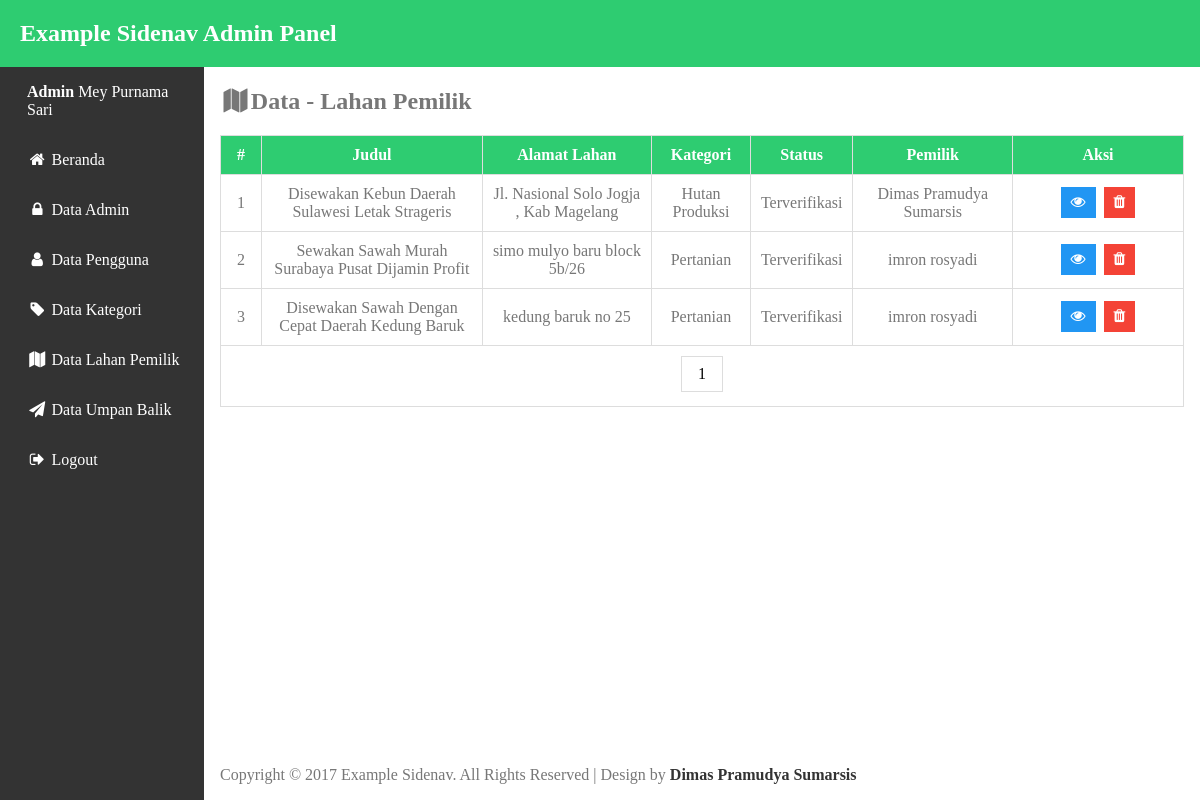
The app's page /adm/fieldData.php (signed in), older data.
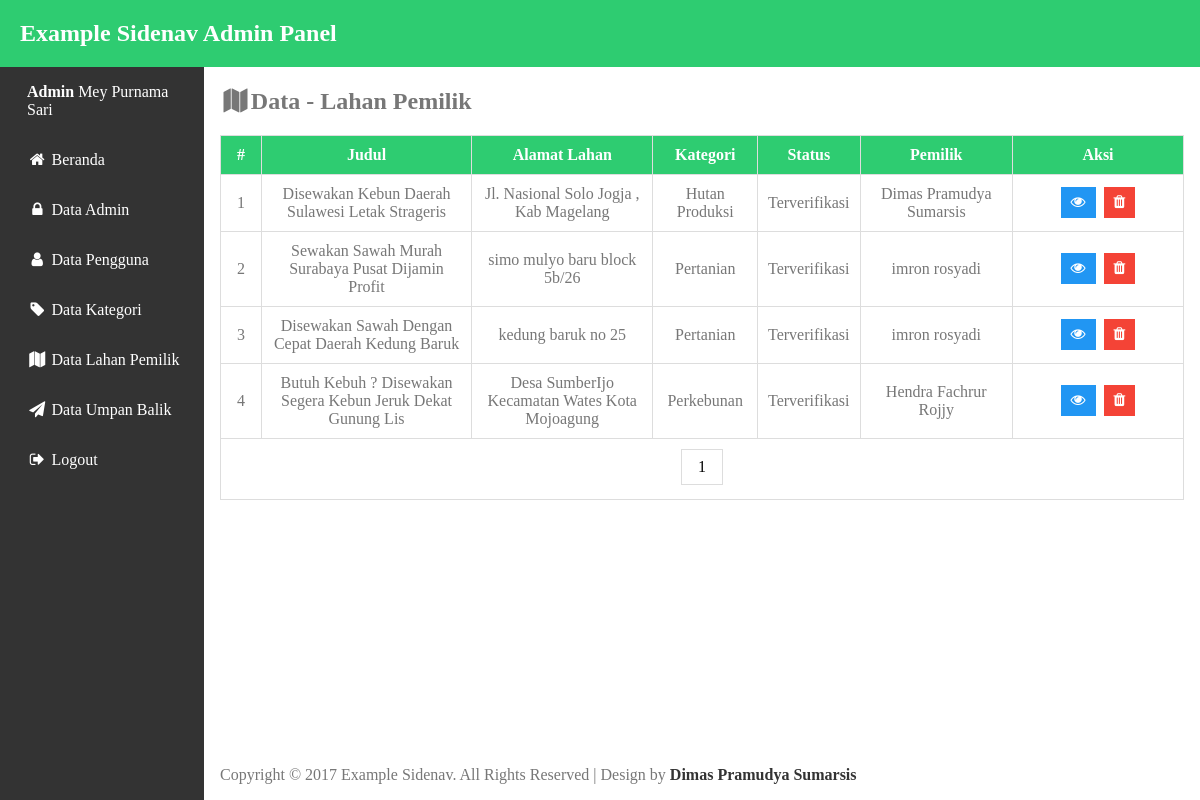
The same page, newer data.
### tables this page shows
CREATE TABLE `tb_lahan` (
  `id_lahan` int(11) NOT NULL,
  `id_user` int(11) NOT NULL,
  `id_kategori` int(11) NOT NULL,
  `judul` varchar(100) NOT NULL,
  `alamat_lahan` varchar(100) NOT NULL,
  `luas` varchar(7) NOT NULL,
  `sertifikasi` varchar(60) NOT NULL,
  `deskripsi` text NOT NULL,
  `harga` int(11) NOT NULL,
  `kurun_sewa` varchar(10) NOT NULL,
  `status` varchar(20) NOT NULL,
  `kondisi` varchar(10) NOT NULL,
  `fasilitas_irigasi` varchar(60) NOT NULL,
  `fasilitas_tanah` varchar(60) NOT NULL,
  `fasilitas_jalan` varchar(60) NOT NULL,
  `fasilitas_pemandangan` varchar(60) NOT NULL,
  `foto_lahan` varchar(255) NOT NULL,
  `fieldCreate_at` varchar(100) DEFAULT NULL,
  `fieldUpdate_at` varchar(100) DEFAULT NULL
);

CREATE TABLE `tb_kategori` (
  `id_kategori` int(11) NOT NULL,
  `kategori` varchar(20) NOT NULL,
  `create_at` varchar(100) DEFAULT NULL,
  `update_at` varchar(100) DEFAULT NULL
);

CREATE TABLE `tb_user` (
  `id_user` int(8) NOT NULL,
  `nama_depan` varchar(15) NOT NULL,
  `nama_belakang` varchar(60) NOT NULL,
  `email` varchar(60) NOT NULL,
  `password` varchar(255) NOT NULL,
  `alamat` varchar(100) NOT NULL,
  `telepon` varchar(13) NOT NULL,
  `profesi` varchar(20) NOT NULL,
  `foto` varchar(200) NOT NULL,
  `create_at` varchar(100) DEFAULT NULL,
  `update_at` varchar(100) DEFAULT NULL
);

### adm/fieldData.php (the view, shortened to what this page needs)
<?php
    require_once "db.php";
    $limit = 5;
    $sql = "SELECT * FROM tb_lahan INNER JOIN tb_user ON tb_lahan.id_user=tb_user.id_user INNER JOIN tb_kategori ON tb_lahan.id_kategori=tb_kategori.id_kategori ORDER BY status ASC";
    $query = $db->prepare($sql);
    $query->execute();
    $total_result = $query->rowCount();
    $total_pages = ceil($total_result/$limit);
    if(!isset($_GET['page']))
    {
      $page = 1;
    }
    else
    {
      $page = $_GET['page'];
    }
    $starting_limit = ($page-1)*$limit;
    $show = "SELECT * FROM tb_lahan INNER JOIN tb_user ON tb_lahan.id_user=tb_user.id_user INNER JOIN tb_kategori ON tb_lahan.id_kategori=tb_kategori.id_kategori ORDER BY status ASC LIMIT $starting_limit , $limit";
    $showquery = $db->prepare($show);
    $showquery->execute();
    $data = $showquery->fetchAll();
 ?>
<!DOCTYPE html>
<html>
<head>
<link rel="stylesheet" type="text/css" href="css/style.css">
<link rel="stylesheet" href="css/font-awesome.min.css">
</head>
<body>
<?php include "template/header.php"; ?>
<div class="wrapper">
  <div class="content">
    <h2><i class="fa fa-map fa-fw" aria-hidden="true"></i>Data - Lahan Pemilik</h2>
    <div style="overflow-x:auto;">
      <table id="myTable">
        <tr>
          <th class="no-column">#</th>
          <th>Judul</th>
          <th>Alamat Lahan</th>
          <th>Kategori</th>
          <th>Status</th>
          <th>Pemilik</th>
          <th class="action-column">Aksi</th>
        </tr>
        <?php
        $no=1;
        foreach ($data as $value) { ?>
        <tr>
            <td><?php echo $no++ ?></td>
            <td><?php echo $value['judul'];?></td>
            <td><?php echo $value['alamat_lahan'];?></td>
            <td><?php echo $value['kategori'];?></td>
            <td><?php echo $value['status'];?></td>
            <td><?php echo $value['nama_depan'] . '&nbsp;' . $value['nama_belakang'];?></td>
            <td>
            <a href="fieldView.php?id_lahan=<?php echo $value['id_lahan']; ?>" class="btn act info"><i class="fa fa-eye"></i></a>
            <a href="fieldProses.php?id_lahan=<?php echo $value['id_lahan']; ?>" class="btn act danger"><i class="fa fa-trash"></i></a>
          </td>
        </tr>
        <?php } ?>
        <tr>
          <td colspan="8">
            <div class="pagination">
              <?php for($page=1; $page <= $total_pages ; $page++):?>
                  <a href="<?php echo "?page=$page" ?>"><?php echo $page; ?></a>
              <?php endfor; ?>
            </div>
          </td>
        </tr>
      </table>
    </div>
<?php include "template/footer.php"; ?>
</div>
</body>
</html>

Row changes from the older to the newer data that the page shows:
added tb_lahan: judul "Butuh Kebuh ? Disewakan Segera Kebun Jeruk Dekat Gunung Lis", alamat_lahan "Desa SumberIjo Kecamatan Wates Kota Mojoagung", id_kategori.kategori "Perkebunan", status "Terverifikasi", id_user.nama_depan "Hendra", id_user.nama_belakang "Fachrur Rojjy"
